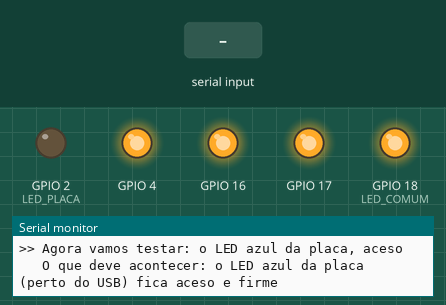
Recording of a sketch running on a simulated ESP32. Shown: output pins drawn as LEDs (lit = HIGH), the last lines printed to the serial monitor. The test bench sets the inputs (shaded band).

Above: at 2.8 s.
2.9 s: "a" received over Serial
At 3.9 s:
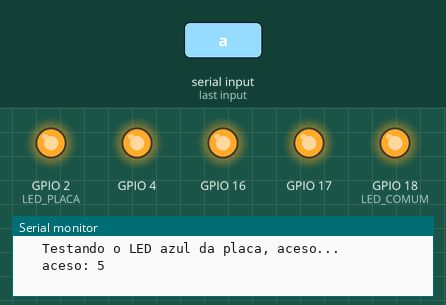
5.0 s: "c" received over Serial
6.5 s: "A" received over Serial
At 28.6 s:
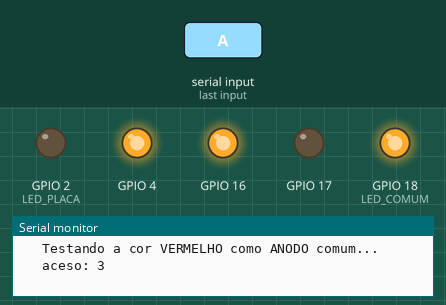
At 35.4 s:
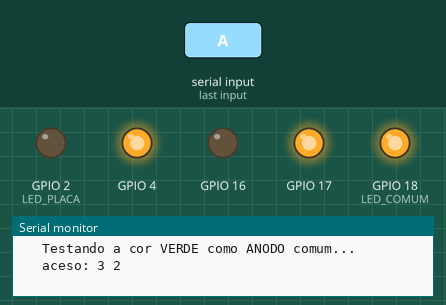
Timing chart, 0 to 35.8 s (numbered marks = the images above; inputs shaded):
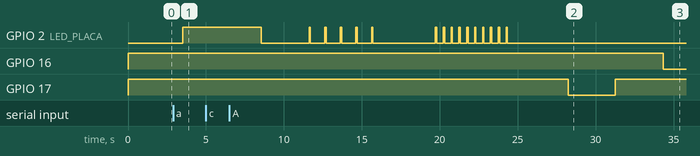

Measured:
- after the input at 6.5 s, GPIO 4, GPIO 18 (LED_COMUM): stays HIGH (without the input it goes to LOW after 2.0 s)

The sketch:

teste-led.ino
```cpp
/*
 * Teste dos LEDs de estado do esp32-can-listen 1.4, num ESP32 solto (sem rede CAN).
 *
 * No Monitor serial a 9600 baud, cada teste é anunciado antes ("Agora vamos testar..."), diz o que
 * deve acontecer, fica aceso e firme com uma contagem regressiva e termina com uma pausa apagada:
 *   1. LED azul da placa (D2): aceso, piscando e com o brilho subindo e descendo.
 *   2. Tipo do LED tricolor: cada cor como anodo comum e depois como catodo comum.
 *      As cores acendem só na fase do tipo do seu LED; na outra, nada acende.
 *   3. Cada cor sozinha, acesa e firme, e depois com o brilho subindo e descendo.
 *   4. Os sinais do firmware 1.4: sem app (azul), sem quadros da rede (verde devagar), capturando (verde dobrado)
 *      e erro (vermelho rápido). Só cores puras: num LED transparente, misturas aparecem como pontos separados.
 * Depois recomeça. Digite "a" (anodo comum) ou "c" (catodo comum) e Enter para fixar o tipo
 * usado nos passos 3 e 4; o padrão é anodo comum, como no esp32-can-listen.
 *
 * Ligação (a mesma do esp32-can-listen 1.4), com um resistor em cada cor (220 Ω no vermelho e 100 Ω
 * no verde e no azul dão bom brilho; com 1 kΩ acende fraco, mas dá para validar):
 *   comum (a perna mais comprida) no D18, vermelho no TX2 (GPIO17), verde no RX2 (GPIO16), azul no D4.
 * O D18 faz as vezes de 3,3 V (anodo comum) ou de GND (catodo comum).
 *
 * Placa: "ESP32 Dev Module", no pacote esp32 da Espressif.
 */

const int LED_PLACA = 2;
const int LED_COMUM = 18;
const int LED_R = 17, LED_G = 16, LED_B = 4;
const int CORES[] = {LED_R, LED_G, LED_B};
const char *const NOMES[] = {"VERMELHO", "VERDE", "AZUL"};
const char *const PINOS[] = {"TX2 (GPIO17)", "RX2 (GPIO16)", "D4"};

const unsigned long FIRME_MS = 5000;   // quanto tempo cada cor fica acesa
const unsigned long PAUSA_MS = 1500;   // apagado entre um teste e outro

bool anodo = true;   // tipo usado nos passos 3 a 5 (muda pelo Monitor serial)

// Brilho de 0 a 255 numa cor, já invertido no anodo comum (a cor acende com o pino em nível baixo).
void cor(int pin, int brilho, bool comoAnodo) {
  analogWrite(pin, comoAnodo ? 255 - brilho : brilho);
}

void rgb(int r, int g, int b, bool comoAnodo) {
  digitalWrite(LED_COMUM, comoAnodo ? HIGH : LOW);
  cor(LED_R, r, comoAnodo);
  cor(LED_G, g, comoAnodo);
  cor(LED_B, b, comoAnodo);
}

void apagaTudo(bool comoAnodo) {
  rgb(0, 0, 0, comoAnodo);
  analogWrite(LED_PLACA, 0);
}

const char *tipo(bool comoAnodo) {
  return comoAnodo ? "ANODO comum" : "CATODO comum";
}

// Espera lendo o Monitor serial: "a" ou "c" mudam o tipo.
void espera(unsigned long ms) {
  unsigned long t0 = millis();
  while (millis() - t0 < ms) {
    while (Serial.available()) {
      char c = Serial.read();
      if (c == 'a' || c == 'A') {
        anodo = true;
        Serial.println("   >> tipo fixado: ANODO comum (vale a partir do proximo teste)");
      } else if (c == 'c' || c == 'C') {
        anodo = false;
        Serial.println("   >> tipo fixado: CATODO comum (vale a partir do proximo teste)");
      }
    }
    delay(5);
  }
}

// Mantém o que estiver aceso, mostrando a contagem regressiva em segundos: "5 4 3 2 1".
void contagem(unsigned long ms) {
  Serial.print("   aceso: ");
  for (unsigned long s = (ms + 999) / 1000; s > 0; s--) {
    Serial.print(s);
    Serial.print(' ');
    espera(1000);
  }
  Serial.println("pronto");
}

void pausa(bool comoAnodo) {
  apagaTudo(comoAnodo);
  Serial.println("   apagado (pausa)");
  espera(PAUSA_MS);
}

void titulo(const char *texto) {
  Serial.println();
  Serial.println("------------------------------------------------------------");
  Serial.println(texto);
  Serial.println("------------------------------------------------------------");
}

// "Agora vamos testar..." e o que deve acontecer; espera 1,5 s para dar tempo de ler.
void anuncia(const char *oque, const char *esperado) {
  Serial.println();
  Serial.print(">> Agora vamos testar: ");
  Serial.println(oque);
  Serial.print("   O que deve acontecer: ");
  Serial.println(esperado);
  espera(1500);
  Serial.print("   Testando ");
  Serial.print(oque);
  Serial.println("...");
}

void ledPlaca() {
  titulo("1. LED AZUL DA PLACA DO ESP32 (D2)");
  anuncia("o LED azul da placa, aceso", "o LED azul da placa (perto do USB) fica aceso e firme");
  analogWrite(LED_PLACA, 255);
  contagem(FIRME_MS);
  pausa(anodo);

  anuncia("o LED azul piscando 1 vez por segundo", "piscadas curtas, uma por segundo (sinal de 'sem app')");
  for (int i = 0; i < 5; i++) {
    analogWrite(LED_PLACA, 255);
    espera(80);
    analogWrite(LED_PLACA, 0);
    espera(920);
  }
  Serial.println("   pronto");
  pausa(anodo);

  anuncia("o LED azul piscando 2 vezes por segundo", "piscadas curtas, duas por segundo (sinal de 'capturando')");
  for (int i = 0; i < 10; i++) {
    analogWrite(LED_PLACA, 255);
    espera(80);
    analogWrite(LED_PLACA, 0);
    espera(420);
  }
  Serial.println("   pronto");
  pausa(anodo);
}

void tipoDoLed() {
  titulo("2. TIPO DO LED TRICOLOR (anodo ou catodo comum)");
  Serial.println("   Cada cor acende sozinha, primeiro como anodo comum e depois como catodo comum.");
  Serial.println("   Na fase do tipo do seu LED, as cores acendem; na outra, nada acende.");
  for (int fase = 0; fase < 2; fase++) {
    bool comoAnodo = fase == 0;
    Serial.println();
    Serial.print("== Fase ");
    Serial.print(fase + 1);
    Serial.print(": como ");
    Serial.print(tipo(comoAnodo));
    Serial.println(comoAnodo ? " (D18 em 3,3 V)" : " (D18 em 0 V)");
    for (int i = 0; i < 3; i++) {
      char oque[48], esperado[96];
      snprintf(oque, sizeof(oque), "a cor %s como %s", NOMES[i], tipo(comoAnodo));
      snprintf(esperado, sizeof(esperado), "se o LED for %s, acende SO o %s (pino %s)", tipo(comoAnodo), NOMES[i], PINOS[i]);
      anuncia(oque, esperado);
      rgb(i == 0 ? 255 : 0, i == 1 ? 255 : 0, i == 2 ? 255 : 0, comoAnodo);
      contagem(3000);
      pausa(comoAnodo);
    }
  }
  Serial.println();
  Serial.print("   Tipo em uso nos proximos testes: ");
  Serial.println(tipo(anodo));
  Serial.println("   Para mudar, digite a (anodo) ou c (catodo) e Enter.");
  espera(3000);
}

void cadaCor() {
  titulo("3. CADA COR SOZINHA");
  for (int i = 0; i < 3; i++) {
    char oque[40], esperado[96];
    snprintf(oque, sizeof(oque), "a cor %s", NOMES[i]);
    snprintf(esperado, sizeof(esperado), "acende SO o %s, firme, no brilho maximo (pino %s)", NOMES[i], PINOS[i]);
    anuncia(oque, esperado);
    rgb(i == 0 ? 255 : 0, i == 1 ? 255 : 0, i == 2 ? 255 : 0, anodo);
    contagem(FIRME_MS);

    snprintf(oque, sizeof(oque), "o brilho do %s", NOMES[i]);
    snprintf(esperado, sizeof(esperado), "o %s acende devagar ate o maximo e apaga devagar, 2 vezes", NOMES[i]);
    anuncia(oque, esperado);
    digitalWrite(LED_COMUM, anodo ? HIGH : LOW);
    for (int volta = 0; volta < 2; volta++) {
      for (int v = 0; v <= 255; v += 3) { cor(CORES[i], v, anodo); espera(12); }
      for (int v = 255; v >= 0; v -= 3) { cor(CORES[i], v, anodo); espera(12); }
    }
    Serial.println("   pronto");
    pausa(anodo);
  }
}

// Piscadas do esp32-can-listen 1.4: curtas (80 ms), no LED da placa e no tricolor ao mesmo tempo.
void sinal(const char *nome, const char *esperado, int r, int g, int b, int porSegundo, bool rapido) {
  anuncia(nome, esperado);
  unsigned long t0 = millis();
  while (millis() - t0 < 8000) {
    unsigned long t = millis() - t0;
    bool aceso = rapido ? t % 200 < 100 : (t % 1000 < 80 || (porSegundo == 2 && t % 1000 >= 500 && t % 1000 < 580));
    analogWrite(LED_PLACA, aceso ? 255 : 0);
    rgb(aceso ? r : 0, aceso ? g : 0, aceso ? b : 0, anodo);
    espera(10);
  }
  Serial.println("   pronto");
  pausa(anodo);
}

void sinais() {
  titulo("4. SINAIS DO FIRMWARE 1.4 (8 s cada, LED da placa e tricolor juntos)");
  sinal("o sinal 'app nao conectado'", "AZUL, 1 piscada curta por segundo", 0, 0, 255, 1, false);
  sinal("o sinal 'app conectado, rede sem quadros'", "VERDE, 1 piscada curta por segundo", 0, 255, 0, 1, false);
  sinal("o sinal 'capturando'", "VERDE, 2 piscadas curtas por segundo", 0, 255, 0, 2, false);
  sinal("o sinal 'erro'", "VERMELHO, piscando rapido (5 vezes por segundo)", 255, 0, 0, 0, true);
}

void setup() {
  Serial.begin(9600);
  pinMode(LED_PLACA, OUTPUT);
  pinMode(LED_COMUM, OUTPUT);
  for (int pin : CORES) pinMode(pin, OUTPUT);
  apagaTudo(anodo);
  delay(1500);
  Serial.println();
  Serial.println("# teste-led 1.2");
  Serial.println("# ligacao: comum no D18, vermelho no TX2 (GPIO17), verde no RX2 (GPIO16), azul no D4");
  Serial.print("# tipo do LED em uso: ");
  Serial.println(tipo(anodo));
  Serial.println("# digite a (anodo) ou c (catodo) e Enter a qualquer momento para mudar");
}

void loop() {
  Serial.println();
  Serial.println("################ INICIO DO TESTE ################");
  ledPlaca();
  tipoDoLed();
  cadaCor();
  sinais();
  Serial.println();
  Serial.println("################ FIM DO TESTE: recomeca em 5 s ################");
  espera(5000);
}
```
